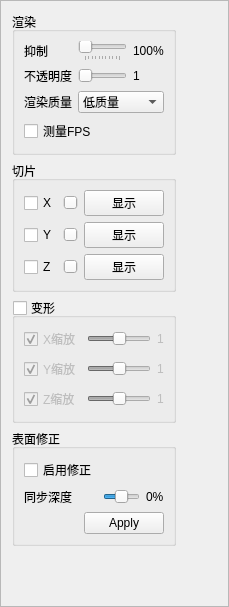
<?xml version="1.0" encoding="UTF-8"?>
<ui version="4.0">
 <class>Panel3DVolume</class>
 <widget class="QFrame" name="Panel3DVolume">
  <property name="geometry">
   <rect>
    <x>0</x>
    <y>0</y>
    <width>219</width>
    <height>607</height>
   </rect>
  </property>
  <property name="sizePolicy">
   <sizepolicy hsizetype="Expanding" vsizetype="Expanding">
    <horstretch>0</horstretch>
    <verstretch>0</verstretch>
   </sizepolicy>
  </property>
  <property name="windowTitle">
   <string>3D体渲染成像</string>
  </property>
  <property name="windowIcon">
   <iconset resource="../../resources/icons/Fatcow.qrc">
    <normaloff>:/fatcow/16x16/soil_layers.png</normaloff>:/fatcow/16x16/soil_layers.png</iconset>
  </property>
  <property name="frameShape">
   <enum>QFrame::StyledPanel</enum>
  </property>
  <property name="frameShadow">
   <enum>QFrame::Raised</enum>
  </property>
  <layout class="QHBoxLayout" name="containerLayout">
   <item>
    <layout class="QVBoxLayout" name="verticalLayout">
     <item>
      <widget class="QGroupBox" name="groupRender">
       <property name="title">
        <string>渲染</string>
       </property>
       <layout class="QGridLayout" name="gridLayout_2">
        <item row="2" column="1" colspan="2">
         <widget class="QComboBox" name="shaderQuality">
          <item>
           <property name="text">
            <string>低质量</string>
           </property>
          </item>
          <item>
           <property name="text">
            <string>智能切换</string>
           </property>
          </item>
          <item>
           <property name="text">
            <string>高质量</string>
           </property>
          </item>
         </widget>
        </item>
        <item row="2" column="0">
         <widget class="QLabel" name="shaderQualityTitle">
          <property name="text">
           <string>渲染质量</string>
          </property>
         </widget>
        </item>
        <item row="1" column="2">
         <widget class="QLabel" name="alphaValue">
          <property name="text">
           <string>1</string>
          </property>
         </widget>
        </item>
        <item row="3" column="0" colspan="2">
         <widget class="QCheckBox" name="measureFps">
          <property name="text">
           <string>测量FPS</string>
          </property>
         </widget>
        </item>
        <item row="0" column="0">
         <widget class="QLabel" name="suppressTitle">
          <property name="text">
           <string>抑制</string>
          </property>
         </widget>
        </item>
        <item row="3" column="2">
         <widget class="QLabel" name="fps">
          <property name="text">
           <string/>
          </property>
         </widget>
        </item>
        <item row="0" column="2">
         <widget class="QLabel" name="suppressValue">
          <property name="text">
           <string>100%</string>
          </property>
         </widget>
        </item>
        <item row="0" column="1">
         <widget class="QSlider" name="suppress">
          <property name="maximum">
           <number>1000</number>
          </property>
          <property name="singleStep">
           <number>2</number>
          </property>
          <property name="pageStep">
           <number>10</number>
          </property>
          <property name="orientation">
           <enum>Qt::Horizontal</enum>
          </property>
          <property name="tickPosition">
           <enum>QSlider::TicksBelow</enum>
          </property>
          <property name="tickInterval">
           <number>100</number>
          </property>
         </widget>
        </item>
        <item row="1" column="0">
         <widget class="QLabel" name="alphaTitle">
          <property name="text">
           <string>不透明度</string>
          </property>
         </widget>
        </item>
        <item row="1" column="1">
         <widget class="QSlider" name="alpha">
          <property name="minimum">
           <number>0</number>
          </property>
          <property name="maximum">
           <number>255</number>
          </property>
          <property name="orientation">
           <enum>Qt::Horizontal</enum>
          </property>
         </widget>
        </item>
       </layout>
      </widget>
     </item>
     <item>
      <widget class="QGroupBox" name="groupSlices">
       <property name="title">
        <string>切片</string>
       </property>
       <layout class="QGridLayout" name="gridLayout_4">
        <item row="2" column="1">
         <widget class="QSlider" name="sliceSliderZ">
          <property name="orientation">
           <enum>Qt::Horizontal</enum>
          </property>
         </widget>
        </item>
        <item row="1" column="1">
         <widget class="QSlider" name="sliceSliderY">
          <property name="orientation">
           <enum>Qt::Horizontal</enum>
          </property>
         </widget>
        </item>
        <item row="0" column="1">
         <widget class="QSlider" name="sliceSliderX">
          <property name="orientation">
           <enum>Qt::Horizontal</enum>
          </property>
         </widget>
        </item>
        <item row="0" column="0">
         <widget class="QCheckBox" name="sliceEnableX">
          <property name="text">
           <string>X</string>
          </property>
         </widget>
        </item>
        <item row="0" column="2">
         <widget class="QPushButton" name="sliceShowX">
          <property name="text">
           <string>显示</string>
          </property>
         </widget>
        </item>
        <item row="1" column="2">
         <widget class="QPushButton" name="sliceShowY">
          <property name="text">
           <string>显示</string>
          </property>
         </widget>
        </item>
        <item row="2" column="0">
         <widget class="QCheckBox" name="sliceEnableZ">
          <property name="text">
           <string>Z</string>
          </property>
         </widget>
        </item>
        <item row="2" column="2">
         <widget class="QPushButton" name="sliceShowZ">
          <property name="text">
           <string>显示</string>
          </property>
         </widget>
        </item>
        <item row="1" column="0">
         <widget class="QCheckBox" name="sliceEnableY">
          <property name="text">
           <string>Y</string>
          </property>
         </widget>
        </item>
       </layout>
      </widget>
     </item>
     <item>
      <widget class="QGroupBox" name="scaleEnable">
       <property name="title">
        <string>变形</string>
       </property>
       <property name="checkable">
        <bool>true</bool>
       </property>
       <property name="checked">
        <bool>false</bool>
       </property>
       <layout class="QGridLayout" name="gridLayout">
        <item row="0" column="1">
         <widget class="QSlider" name="scaleX">
          <property name="minimum">
           <number>-100</number>
          </property>
          <property name="maximum">
           <number>100</number>
          </property>
          <property name="orientation">
           <enum>Qt::Horizontal</enum>
          </property>
         </widget>
        </item>
        <item row="1" column="1">
         <widget class="QSlider" name="scaleY">
          <property name="minimum">
           <number>-100</number>
          </property>
          <property name="maximum">
           <number>100</number>
          </property>
          <property name="orientation">
           <enum>Qt::Horizontal</enum>
          </property>
         </widget>
        </item>
        <item row="2" column="1">
         <widget class="QSlider" name="scaleZ">
          <property name="minimum">
           <number>-100</number>
          </property>
          <property name="maximum">
           <number>100</number>
          </property>
          <property name="orientation">
           <enum>Qt::Horizontal</enum>
          </property>
         </widget>
        </item>
        <item row="0" column="2">
         <widget class="QLabel" name="scaleValueX">
          <property name="text">
           <string>1</string>
          </property>
         </widget>
        </item>
        <item row="1" column="2">
         <widget class="QLabel" name="scaleValueY">
          <property name="text">
           <string>1</string>
          </property>
         </widget>
        </item>
        <item row="2" column="2">
         <widget class="QLabel" name="scaleValueZ">
          <property name="text">
           <string>1</string>
          </property>
         </widget>
        </item>
        <item row="0" column="0">
         <widget class="QCheckBox" name="scaleEnableX">
          <property name="text">
           <string>X缩放</string>
          </property>
          <property name="checked">
           <bool>true</bool>
          </property>
         </widget>
        </item>
        <item row="1" column="0">
         <widget class="QCheckBox" name="scaleEnableY">
          <property name="text">
           <string>Y缩放</string>
          </property>
          <property name="checked">
           <bool>true</bool>
          </property>
         </widget>
        </item>
        <item row="2" column="0">
         <widget class="QCheckBox" name="scaleEnableZ">
          <property name="text">
           <string>Z缩放</string>
          </property>
          <property name="checked">
           <bool>true</bool>
          </property>
         </widget>
        </item>
       </layout>
      </widget>
     </item>
     <item>
      <widget class="QGroupBox" name="groupTrim">
       <property name="title">
        <string>表面修正</string>
       </property>
       <layout class="QGridLayout" name="gridLayout_3">
        <item row="1" column="1">
         <widget class="QSlider" name="trimOffset">
          <property name="minimum">
           <number>-512</number>
          </property>
          <property name="maximum">
           <number>512</number>
          </property>
          <property name="orientation">
           <enum>Qt::Horizontal</enum>
          </property>
         </widget>
        </item>
        <item row="1" column="0">
         <widget class="QLabel" name="trimOffsetTitle">
          <property name="text">
           <string>同步深度</string>
          </property>
         </widget>
        </item>
        <item row="1" column="2">
         <widget class="QLabel" name="trimOffsetValue">
          <property name="text">
           <string>0%</string>
          </property>
         </widget>
        </item>
        <item row="2" column="0" colspan="3">
         <widget class="QDialogButtonBox" name="surfaceTrimButtons">
          <property name="standardButtons">
           <set>QDialogButtonBox::Apply</set>
          </property>
         </widget>
        </item>
        <item row="0" column="0">
         <widget class="QCheckBox" name="surfaceTrim">
          <property name="text">
           <string>启用修正</string>
          </property>
         </widget>
        </item>
       </layout>
      </widget>
     </item>
     <item>
      <spacer name="verticalSpacer">
       <property name="orientation">
        <enum>Qt::Vertical</enum>
       </property>
       <property name="sizeHint" stdset="0">
        <size>
         <width>20</width>
         <height>40</height>
        </size>
       </property>
      </spacer>
     </item>
    </layout>
   </item>
   <item>
    <widget class="ColorPaletteView" name="palette" native="true">
     <property name="sizePolicy">
      <sizepolicy hsizetype="Fixed" vsizetype="Preferred">
       <horstretch>0</horstretch>
       <verstretch>0</verstretch>
      </sizepolicy>
     </property>
     <property name="minimumSize">
      <size>
       <width>35</width>
       <height>0</height>
      </size>
     </property>
    </widget>
   </item>
  </layout>
 </widget>
 <customwidgets>
  <customwidget>
   <class>ColorPaletteView</class>
   <extends>QWidget</extends>
   <header>Imaging/ColorPaletteView.h</header>
   <container>1</container>
  </customwidget>
 </customwidgets>
 <resources>
  <include location="../../resources/icons/Fatcow.qrc"/>
  <include location="../../resources/icons/Fatcow.qrc"/>
 </resources>
 <connections/>
</ui>
